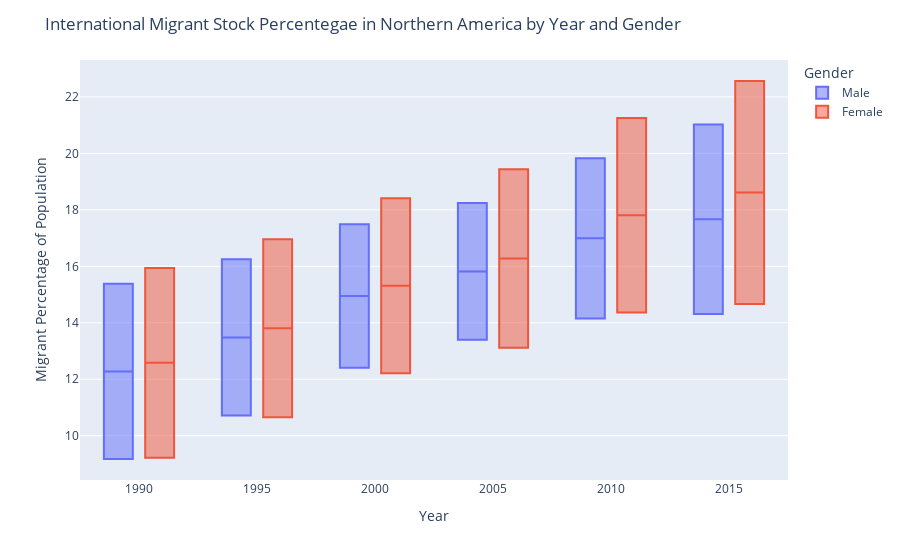

The cell this chart's notebook holds for it:
### Markdown cell above
## Boxplot 2: International Migrant Stock in Northern America by Year and Gender

### Code cell
# split into two groups: Northern_America and Asia & Europe
Northern_America = joined_countries[(joined_countries['Continent'] == 'Northern America')]
Asia_Europe_Oceania = joined_countries[(joined_countries['Continent'] == 'Asia')|
                               (joined_countries['Continent'] == 'Europe')|
                                      (joined_countries['Continent'] == 'Oceania')]

# Boxplot for Northern_America
fig = px.box(Northern_America, x="Year", y="Migrant Percentage of Population", color="Gender",
            hover_data=["Destination"]) # add Destination column to hover data
fig.update_layout(title_text="International Migrant Stock Percentegae in Northern America by Year and Gender")
fig.show()

### Figure 1 — Plotly figure (JSON) as saved in the notebook; plotly's stock layout.template omitted (floating-point values rounded to 4 significant figures)
{"data": [{"alignmentgroup": "True", "customdata": [["Bermuda"], ["Canada"], ["Greenland"], ["Saint Pierre and Miquelon"], ["United States of America"], ["Bermuda"], ["Canada"], ["Greenland"], ["Saint Pierre and Miquelon"], ["United States of America"], ["Bermuda"], ["Canada"], ["Greenland"], ["Saint Pierre and Miquelon"], ["United States of America"], ["Bermuda"], ["Canada"], ["Greenland"], ["Saint Pierre and Miquelon"], ["United States of America"], ["Bermuda"], ["Canada"], ["Greenland"], ["Saint Pierre and Miquelon"], ["United States of America"], ["Bermuda"], ["Canada"], ["Greenland"], ["Saint Pierre and Miquelon"], ["United States of America"]], "hovertemplate": "Gender=Male<br>Year=%{x}<br>Migrant Percentage of Population=%{y}<br>Destination=%{customdata[0]}<extra></extra>", "legendgroup": "Male", "marker": {"color": "#636efa"}, "name": "Male", "notched": false, "offsetgroup": "Male", "orientation": "v", "showlegend": true, "type": "box", "x": ["1990", "1990", "1990", "1990", "1990", "1995", "1995", "1995", "1995", "1995", "2000", "2000", "2000", "2000", "2000", "2005", "2005", "2005", "2005", "2005", "2010", "2010", "2010", "2010", "2010", "2015", "2015", "2015", "2015", "2015"], "x0": " ", "xaxis": "x", "y": [null, 15.38, null, null, 9.173, null, 16.25, null, null, 10.71, null, 17.49, null, null, 12.4, null, 18.24, null, null, 13.4, null, 19.83, null, null, 14.15, null, 21.03, null, null, 14.31], "y0": " ", "yaxis": "y"}, {"alignmentgroup": "True", "customdata": [["Bermuda"], ["Canada"], ["Greenland"], ["Saint Pierre and Miquelon"], ["United States of America"], ["Bermuda"], ["Canada"], ["Greenland"], ["Saint Pierre and Miquelon"], ["United States of America"], ["Bermuda"], ["Canada"], ["Greenland"], ["Saint Pierre and Miquelon"], ["United States of America"], ["Bermuda"], ["Canada"], ["Greenland"], ["Saint Pierre and Miquelon"], ["United States of America"], ["Bermuda"], ["Canada"], ["Greenland"], ["Saint Pierre and Miquelon"], ["United States of America"], ["Bermuda"], ["Canada"], ["Greenland"], ["Saint Pierre and Miquelon"], ["United States of America"]], "hovertemplate": "Gender=Female<br>Year=%{x}<br>Migrant Percentage of Population=%{y}<br>Destination=%{customdata[0]}<extra></extra>", "legendgroup": "Female", "marker": {"color": "#EF553B"}, "name": "Female", "notched": false, "offsetgroup": "Female", "orientation": "v", "showlegend": true, "type": "box", "x": ["1990", "1990", "1990", "1990", "1990", "1995", "1995", "1995", "1995", "1995", "2000", "2000", "2000", "2000", "2000", "2005", "2005", "2005", "2005", "2005", "2010", "2010", "2010", "2010", "2010", "2015", "2015", "2015", "2015", "2015"], "x0": " ", "xaxis": "x", "y": [null, 15.94, null, null, 9.217, null, 16.95, null, null, 10.66, null, 18.41, null, null, 12.21, null, 19.44, null, null, 13.12, null, 21.25, null, null, 14.36, null, 22.56, null, null, 14.67], "y0": " ", "yaxis": "y"}], "layout": {"boxmode": "group", "legend": {"title": {"text": "Gender"}, "tracegroupgap": 0}, "margin": {"t": 60}, "title": {"text": "International Migrant Stock Percentegae in Northern America by Year and Gender"}, "xaxis": {"anchor": "y", "domain": [0, 1], "title": {"text": "Year"}}, "yaxis": {"anchor": "x", "domain": [0, 1], "title": {"text": "Migrant Percentage of Population"}}}}
